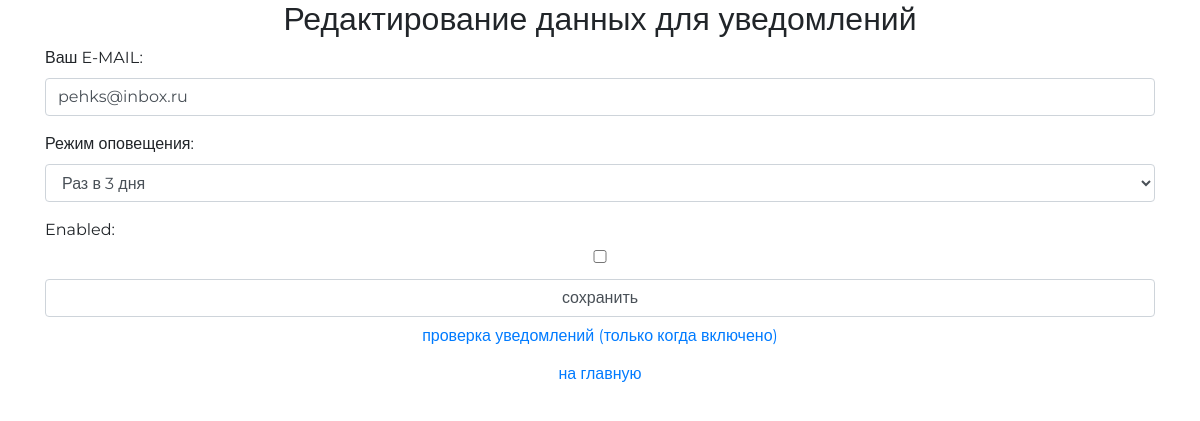
Page /auth/email/ (signed in) on the earlier database version.
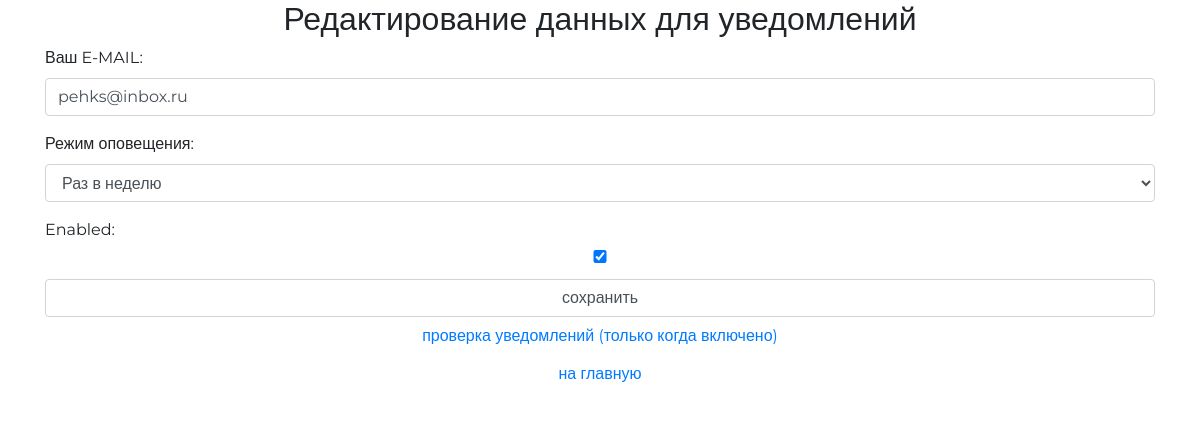
Same page on the later database version.
### authapp/models.py (models this page shows, shortened)
class MaapUserProfile(models.Model):
    APP_EMAIL_CHOICES = (
        (3, 'Раз в 3 дня'),
        (7, 'Раз в неделю'),
    )
    user = models.OneToOneField(MaapUser, unique=True, null=False, db_index=True, on_delete=models.CASCADE)
    email_addr = models.CharField(verbose_name='Ваш E-MAIL:', max_length=64, blank=True)
    email_shed = models.PositiveIntegerField(verbose_name='Режим оповещения', choices=APP_EMAIL_CHOICES, blank=True , null=True)
    created_at = models.DateTimeField(auto_now_add=True)  # time when it started
    last_fired_at = models.DateTimeField(auto_now_add=True, blank=True)
    enabled = models.BooleanField(default=True)

### authapp/views.py (the view)
# urls.py: path('email/', authapp.email_sched, name='email_sched'),
def email_sched(request):
    title = 'редактирование режима оповещения'
    if request.method == 'POST':
        edit_form = MaapUserProfileEditForm(request.POST, request.FILES, instance=request.user.maapuserprofile)
        if edit_form.is_valid():
            edit_form.save()
            return HttpResponseRedirect(reverse('auth:email_sched'))
    else:
        edit_form = MaapUserProfileEditForm(instance=request.user.maapuserprofile)
    content = {'title': title, 'edit_form': edit_form}
    return render(request, 'authapp/email_sched.html', content)

### authapp/forms.py
class MaapUserProfileEditForm(forms.ModelForm):
    class Meta:
        model = MaapUserProfile
        fields = ('email_addr','email_shed','enabled')# _all_
    def __init__(self, *args, **kwargs):
        super().__init__(*args, **kwargs)
        for field_name, field in self.fields.items():
            field.widget.attrs['class'] = 'form-control'

### authapp/templates/authapp/email_sched.html (shortened to what this page needs)
{% extends 'authapp/base.html' %}
{% load static %}
{% block content %}
    <div class="h2 text-center head">
                Редактирование данных для уведомлений
    </div>
    <form class="form-horizontal" action="{% url 'auth:email_sched' %}" method="post" enctype="multipart/form-data">
        {{ edit_form.as_p }}
        <input class="form-control" type="submit" value="сохранить">
    </form>
   <button class="btn btn-round form-control last">
        <a href="{% url 'checkcron' %}" class="">
            проверка уведомлений (только когда включено)
        </a>
    </button>
    <button class="btn btn-round form-control last">
        <a href="{% url 'main' %}" class="">
            на главную
        </a>
    </button>
{% endblock %}

### authapp/templates/authapp/base.html (shortened to what this page needs)
<!DOCTYPE html>
{% load static %}
<html>
<head>
    {% block css %}
    <link rel="stylesheet" href="https://maxcdn.bootstrapcdn.com/bootstrap/4.0.0/css/bootstrap.min.css"
>
    <link rel="stylesheet" href="{% static 'fonts/font-awesome/css/font-awesome.css' %}?123">
    <link rel="stylesheet" type="text/css" href="{% static 'css/style.css' %}?123">
    {% endblock %}
</head>
<body>
	<div class="container">
        <div class="login">
            {% block content %}
            {% endblock %}
        </div>
	</div>
</body>
</html>

### staticfiles/css/style.css (style rules this page uses)
* { margin: 0; padding: 0; }
body { font-family: 'Montserrat', sans-serif; }
html, body { height: 100%; }
.container { width: auto; margin: 0 auto; min-height: 100%; overflow:hidden; }

Differences in the rows shown:
changed MaapUserProfile "pehks@inbox.ru": email_shed "Раз в 3 дня" → "Раз в неделю"; enabled "☐" → "☑"
